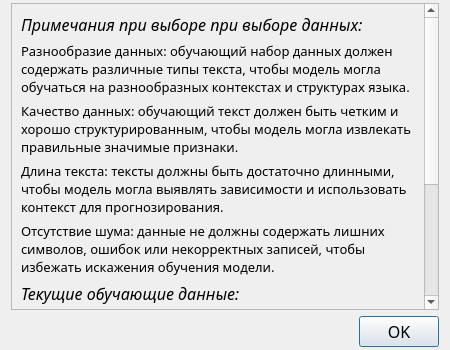
<?xml version="1.0" encoding="UTF-8"?>
<ui version="4.0">
 <class>AboutLearningDataDialog</class>
 <widget class="QDialog" name="AboutLearningDataDialog">
  <property name="geometry">
   <rect>
    <x>0</x>
    <y>0</y>
    <width>450</width>
    <height>350</height>
   </rect>
  </property>
  <property name="font">
   <font>
    <family>Segoe UI Light</family>
    <pointsize>12</pointsize>
   </font>
  </property>
  <property name="windowTitle">
   <string>Об обучающих данных</string>
  </property>
  <layout class="QVBoxLayout" name="verticalLayout">
   <property name="topMargin">
    <number>3</number>
   </property>
   <property name="bottomMargin">
    <number>3</number>
   </property>
   <item>
    <widget class="QScrollArea" name="scrollArea">
     <property name="widgetResizable">
      <bool>true</bool>
     </property>
     <widget class="QWidget" name="scrollAreaWidgetContents">
      <property name="geometry">
       <rect>
        <x>0</x>
        <y>0</y>
        <width>413</width>
        <height>492</height>
       </rect>
      </property>
      <layout class="QVBoxLayout" name="verticalLayout_2">
       <item>
        <widget class="QLabel" name="notesOnSelectionHeaderLabel">
         <property name="font">
          <font>
           <family>Segoe UI Light</family>
           <pointsize>12</pointsize>
           <italic>true</italic>
          </font>
         </property>
         <property name="text">
          <string>Примечания при выборе при выборе данных: </string>
         </property>
        </widget>
       </item>
       <item>
        <widget class="QLabel" name="noteOnSelectionInfo1Label">
         <property name="font">
          <font>
           <family>Segoe UI Light</family>
           <pointsize>10</pointsize>
          </font>
         </property>
         <property name="text">
          <string>Разнообразие данных: обучающий набор данных должен содержать различные типы текста, чтобы модель могла обучаться на разнообразных контекстах и структурах языка.</string>
         </property>
         <property name="wordWrap">
          <bool>true</bool>
         </property>
        </widget>
       </item>
       <item>
        <widget class="QLabel" name="noteOnSelectionInfo2Label">
         <property name="font">
          <font>
           <family>Segoe UI Light</family>
           <pointsize>10</pointsize>
          </font>
         </property>
         <property name="text">
          <string>Качество данных: обучающий текст должен быть четким и хорошо структурированным, чтобы модель могла извлекать правильные значимые признаки.</string>
         </property>
         <property name="wordWrap">
          <bool>true</bool>
         </property>
        </widget>
       </item>
       <item>
        <widget class="QLabel" name="noteOnSelectionInfo3Label">
         <property name="font">
          <font>
           <family>Segoe UI Light</family>
           <pointsize>10</pointsize>
          </font>
         </property>
         <property name="text">
          <string>Длина текста: тексты должны быть достаточно длинными, чтобы модель могла выявлять зависимости и использовать контекст для прогнозирования.</string>
         </property>
         <property name="wordWrap">
          <bool>true</bool>
         </property>
        </widget>
       </item>
       <item>
        <widget class="QLabel" name="noteOnSelectionInfo4Label">
         <property name="font">
          <font>
           <family>Segoe UI Light</family>
           <pointsize>10</pointsize>
          </font>
         </property>
         <property name="text">
          <string>Отсутствие шума: данные не должны содержать лишних символов, ошибок или некорректных записей, чтобы избежать искажения обучения модели.</string>
         </property>
         <property name="wordWrap">
          <bool>true</bool>
         </property>
        </widget>
       </item>
       <item>
        <widget class="QLabel" name="curLearningDataHeaderLabel">
         <property name="font">
          <font>
           <family>Segoe UI Light</family>
           <pointsize>12</pointsize>
           <italic>true</italic>
          </font>
         </property>
         <property name="text">
          <string>Текущие обучающие данные:</string>
         </property>
        </widget>
       </item>
       <item>
        <widget class="QPlainTextEdit" name="learningDataTextEdit">
         <property name="font">
          <font>
           <family>Segoe UI Light</family>
           <pointsize>10</pointsize>
          </font>
         </property>
         <property name="textInteractionFlags">
          <set>Qt::LinksAccessibleByKeyboard|Qt::LinksAccessibleByMouse|Qt::TextBrowserInteraction|Qt::TextSelectableByKeyboard|Qt::TextSelectableByMouse</set>
         </property>
        </widget>
       </item>
      </layout>
     </widget>
    </widget>
   </item>
   <item>
    <widget class="QDialogButtonBox" name="buttonBox">
     <property name="font">
      <font>
       <family>Bahnschrift SemiCondensed</family>
       <pointsize>12</pointsize>
      </font>
     </property>
     <property name="standardButtons">
      <set>QDialogButtonBox::Ok</set>
     </property>
    </widget>
   </item>
  </layout>
 </widget>
 <resources/>
 <connections/>
</ui>
